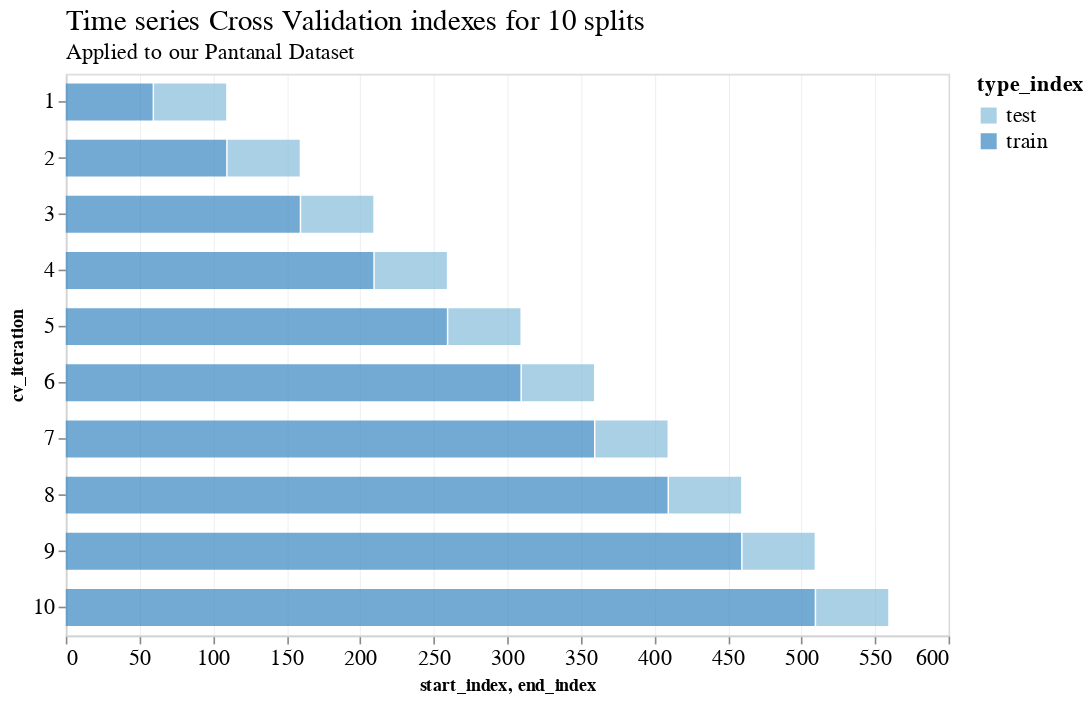

Notebook code cell kept with this figure:
### Code cell
gantt_chart = alt.Chart(complete_df).mark_bar(color="blue", opacity=0.7, size=23).encode(
    x='start_index:Q',
    x2='end_index:Q',
    y='cv_iteration:O',
    color="type_index:O"
)

gantt_chart.properties(
    title=science_theme_title(
        text="Time series Cross Validation indexes for 10 splits", 
        subtitle="Applied to our Pantanal Dataset"
    ),
    width=550,
    height=350
)

### Figure 1 — Vega-Lite specification as saved in the notebook (floating-point values rounded to 4 significant figures)
{"config": {"view": {"width": 533.3, "height": 300.0, "fill": "white"}, "title": {"align": "left", "anchor": "start", "frame": "group", "font": "Helvetica Neue", "fontSize": 18, "dy": -2, "subtitleFont": "Helvetica Neue", "subtitleFontSize": 14, "fontWeight": "normal"}, "axis": {"domainColor": "lightGrey", "gridColor": "lightGrey", "gridWidth": 0.25, "titleFont": "Helvetica Neue", "titleFontSize": 11, "labelFont": "Helvetica Neue", "labelFontSize": 14}, "legend": {"layout": {"anchor": "start"}, "labelLimit": 0, "titleFontSize": 14, "titleFont": "Helvetica Neue", "labelFontSize": 14, "labelFont": "Helvetica Neue"}, "header": {"title": null, "titleFont": "Helvetica Neue", "labelFont": "Helvetica Neue", "labelFontSize": 14, "labelPadding": 2}, "range": {"category": ["#0C66B5", "#BA1D32", "#0F8E40", "#E56F20", "#862BAF", "#626D69", "#ED5087", "#3DB9E2", "#51DB63", "#E26868", "#FFB270", "#B37CEA", "#A8A1A4", "#FF87CD"]}}, "data": {"name": "data-c07d9b11a43fc001464457741e9ea464"}, "mark": {"type": "bar", "color": "blue", "opacity": 0.7, "size": 23}, "encoding": {"color": {"field": "type_index", "type": "ordinal"}, "x": {"field": "start_index", "type": "quantitative"}, "x2": {"field": "end_index"}, "y": {"field": "cv_iteration", "type": "ordinal"}}, "height": 350, "title": {"align": "left", "anchor": "start", "frame": "group", "font": "Helvetica Neue", "fontSize": 18, "dy": -2, "subtitleFont": "Helvetica Neue", "subtitleFontSize": 14, "fontWeight": "normal", "text": "Time series Cross Validation indexes for 10 splits", "subtitle": "Applied to our Pantanal Dataset"}, "width": 550, "$schema": "https://vega.github.io/schema/vega-lite/v4.17.0.json", "datasets": {"data-c07d9b11a43fc001464457741e9ea464": [{"cv_iteration": 1, "start_index": 0, "end_index": 59, "type_index": "train"}, {"cv_iteration": 2, "start_index": 0, "end_index": 109, "type_index": "train"}, {"cv_iteration": 3, "start_index": 0, "end_index": 159, "type_index": "train"}, {"cv_iteration": 4, "start_index": 0, "end_index": 209, "type_index": "train"}, {"cv_iteration": 5, "start_index": 0, "end_index": 259, "type_index": "train"}, {"cv_iteration": 6, "start_index": 0, "end_index": 309, "type_index": "train"}, {"cv_iteration": 7, "start_index": 0, "end_index": 359, "type_index": "train"}, {"cv_iteration": 8, "start_index": 0, "end_index": 409, "type_index": "train"}, {"cv_iteration": 9, "start_index": 0, "end_index": 459, "type_index": "train"}, {"cv_iteration": 10, "start_index": 0, "end_index": 509, "type_index": "train"}, {"cv_iteration": 1, "start_index": 60, "end_index": 109, "type_index": "test"}, {"cv_iteration": 2, "start_index": 110, "end_index": 159, "type_index": "test"}, {"cv_iteration": 3, "start_index": 160, "end_index": 209, "type_index": "test"}, {"cv_iteration": 4, "start_index": 210, "end_index": 259, "type_index": "test"}, {"cv_iteration": 5, "start_index": 260, "end_index": 309, "type_index": "test"}, {"cv_iteration": 6, "start_index": 310, "end_index": 359, "type_index": "test"}, {"cv_iteration": 7, "start_index": 360, "end_index": 409, "type_index": "test"}, {"cv_iteration": 8, "start_index": 410, "end_index": 459, "type_index": "test"}, {"cv_iteration": 9, "start_index": 460, "end_index": 509, "type_index": "test"}, {"cv_iteration": 10, "start_index": 510, "end_index": 559, "type_index": "test"}]}}
